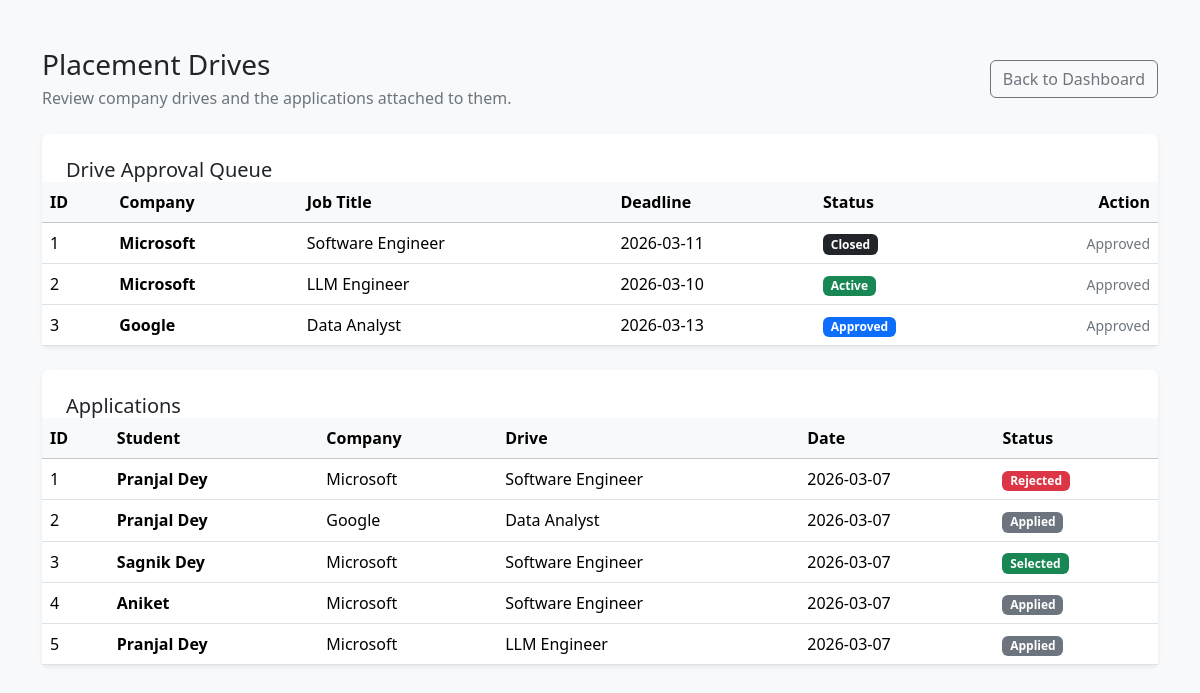
/admin/drives (signed in), run on an earlier commit of the app's database.
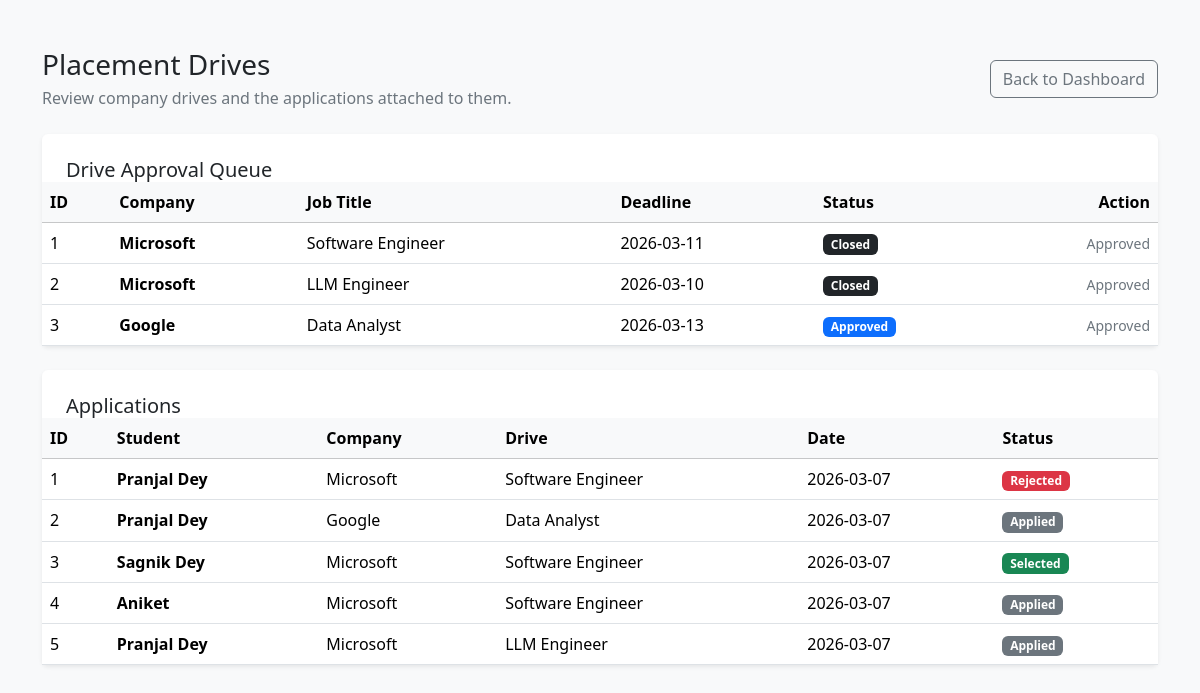
And on a later commit of the database.
### models.py (models this page shows)
class Drive(db.Model):
    id = db.Column(db.Integer, primary_key=True)
    company_id = db.Column(
        db.Integer,
        db.ForeignKey('company.id')
    )
    title = db.Column(db.String(100))
    description = db.Column(db.Text)
    eligibility = db.Column(db.String(200))
    deadline = db.Column(db.Date)
    approved = db.Column(db.Boolean, default=False)
    status = db.Column(db.String(20), default="Pending")
    applications = db.relationship('Application', backref='drive', lazy=True)

class Company(db.Model):
    id = db.Column(
        db.Integer,
        db.ForeignKey('user.id'),
        primary_key=True
    )
    name = db.Column(db.String(100))
    hr_contact = db.Column(db.Integer)
    website = db.Column(db.String(200))
    approved = db.Column(db.Boolean, default=False)
    blacklisted = db.Column(db.Boolean, default=False)
    drives = db.relationship('Drive', backref='company', lazy=True)

class Application(db.Model):
    id = db.Column(db.Integer, primary_key=True)
    student_id = db.Column(
        db.Integer,
        db.ForeignKey('student.id')
    )
    drive_id = db.Column(
        db.Integer,
        db.ForeignKey('drive.id')
    )
    status = db.Column(
        db.String(20),
        default="Applied"
    )
    application_date = db.Column(
        db.Date,
        default=date.today
    )
    __table_args__ = (
        db.UniqueConstraint('student_id', 'drive_id'),
    )

class Student(db.Model):
    id = db.Column(
        db.Integer,
        db.ForeignKey('user.id'),
        primary_key=True
    )
    name = db.Column(db.String(100))
    email = db.Column(db.String(100))
    skills = db.Column(db.String(200))
    resume = db.Column(db.String(200))
    blacklisted = db.Column(db.Boolean, default=False)
    applications = db.relationship('Application', backref='student', lazy=True)

### routes.py (the view)
@routes.route("/admin/drives")
@login_required
def admin_drives():
    if current_user.role != "admin":
        return "Unauthorized"
    drives = Drive.query.all()
    applications = Application.query.all()
    return render_template(
        "admin_drives.html",
        drives=drives,
        applications=applications
    )

### app.py (called while the page is built)
@app.after_request
def add_no_cache_headers(response):
    if request.endpoint != "static":
        response.headers["Cache-Control"] = "no-store"
    return response

@login_manager.user_loader
def load_user(user_id):
    return User.query.get(int(user_id))

### templates/admin_drives.html (shortened to what this page needs)
{% extends "base.html" %}
{% block content %}
<div class="d-flex flex-column flex-lg-row justify-content-between align-items-lg-center gap-3 mb-4">
	<div>
		<h1 class="h3 mb-1">Placement Drives</h1>
		<p class="text-secondary mb-0">Review company drives and the applications attached to them.</p>
	</div>
	<a href="/admin/dashboard" class="btn btn-outline-secondary">Back to Dashboard</a>
</div>
<div class="card border-0 shadow-sm mb-4">
	<div class="card-body p-0">
		<div class="p-4 pb-0">
			<h2 class="h5 mb-0">Drive Approval Queue</h2>
		</div>
		<div class="table-responsive">
			<table class="table table-hover align-middle mb-0">
				<thead class="table-light">
					<tr>
						<th>ID</th>
						<th>Company</th>
						<th>Job Title</th>
						<th>Deadline</th>
						<th>Status</th>
						<th class="text-end">Action</th>
					</tr>
				</thead>
				<tbody>
					{% for d in drives %}
					<tr>
						<td>{{ d.id }}</td>
						<td class="fw-semibold">{{ d.company.name if d.company else "Unknown Company" }}</td>
						<td>{{ d.title }}</td>
						<td>{{ d.deadline }}</td>
						<td>
							<span class="badge {% if d.status == 'Active' %}text-bg-success{% elif d.status == 'Closed' %}text-bg-dark{% elif d.status == 'Pending' %}text-bg-warning{% else %}text-bg-primary{% endif %}">{{ d.status }}</span>
						</td>
						<td class="text-end">
							{% if not d.approved %}
							<a class="btn btn-success btn-sm" href="/admin/approve_drive/{{d.id}}">Approve</a>
							{% else %}
							<span class="text-secondary small">Approved</span>
							{% endif %}
						</td>
					</tr>
					{% else %}
					<tr>
						<td colspan="6" class="text-center text-secondary py-4">No drives found.</td>
					</tr>
					{% endfor %}
				</tbody>
			</table>
		</div>
	</div>
</div>
<div class="card border-0 shadow-sm">
	<div class="card-body p-0">
		<div class="p-4 pb-0">
			<h2 class="h5 mb-0">Applications</h2>
		</div>
		<div class="table-responsive">
			<table class="table table-hover align-middle mb-0">
				<thead class="table-light">
					<tr>
						<th>ID</th>
						<th>Student</th>
						<th>Company</th>
						<th>Drive</th>
						<th>Date</th>
						<th>Status</th>
					</tr>
				</thead>
				<tbody>
					{% for a in applications %}
					<tr>
						<td>{{ a.id }}</td>
						<td class="fw-semibold">{{ a.student.name if a.student else "Unknown Student" }}</td>
						<td>{{ a.drive.company.name if a.drive and a.drive.company else "Unknown Company" }}</td>
						<td>{{ a.drive.title if a.drive else "Unknown Drive" }}</td>
						<td>{{ a.application_date }}</td>
						<td>
							<span class="badge {% if a.status == 'Selected' %}text-bg-success{% elif a.status == 'Rejected' %}text-bg-danger{% elif a.status == 'Shortlisted' %}text-bg-warning{% else %}text-bg-secondary{% endif %}">{{ a.status }}</span>
						</td>
					</tr>
					{% else %}
					<tr>
						<td colspan="6" class="text-center text-secondary py-4">No applications found.</td>
					</tr>
					{% endfor %}
				</tbody>
			</table>
		</div>
	</div>
</div>
{% endblock %}

### templates/base.html (shortened to what this page needs)
<!DOCTYPE html>
<html lang="en">
<head>
<link href="https://cdn.jsdelivr.net/npm/bootstrap@5.3.3/dist/css/bootstrap.min.css" rel="stylesheet">
</head>
<body class="bg-body-tertiary min-vh-100">
<main class="container py-4 py-lg-5">
{% block content %}{% endblock %}
</main>
</body>
</html>

What changed in the data, as far as the page shows it:
changed Drive "LLM Engineer": status "Active" → "Closed"
